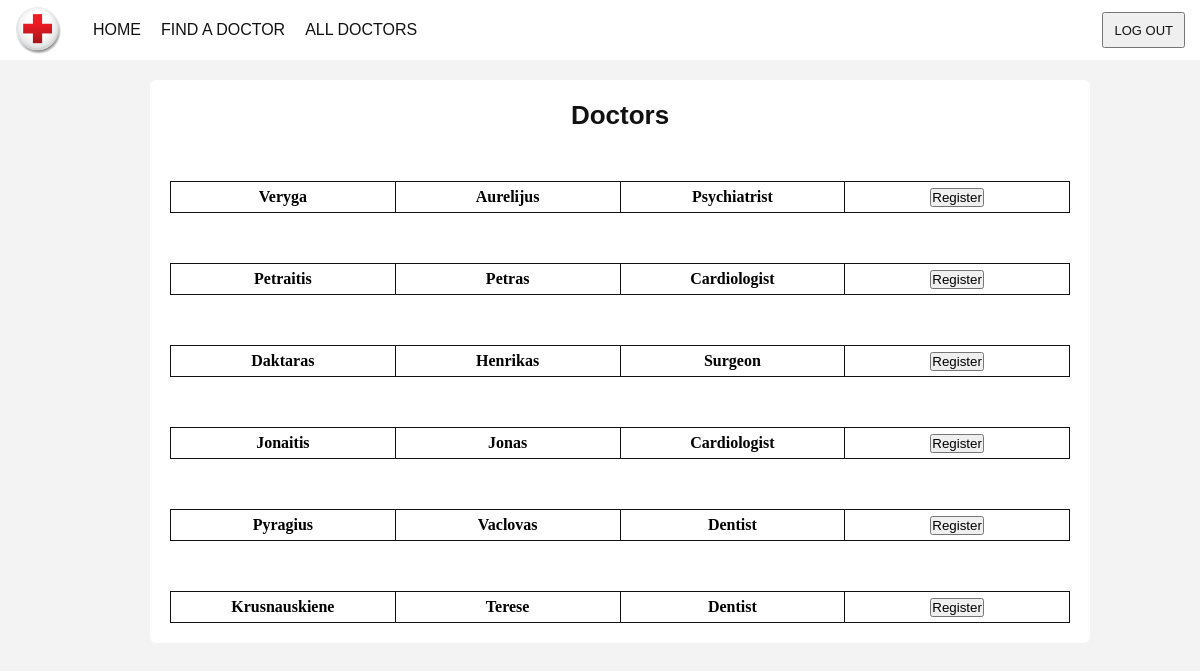
Page /doctors.php (signed in) on the committed database.
### tables this page shows
CREATE TABLE `doctors` (
  `doc_id` int(11) NOT NULL,
  `fname` text NOT NULL,
  `lname` text NOT NULL,
  `password` varchar(255) NOT NULL,
  `profession` text NOT NULL
);

### web/doctors.php (the view)
<?php
  require "header.php";
  require "includes/dbh.inc.php";
?>
    <main>
      <div class="wrapper-main">
          <section class="section-default">
              <h1>Doctors</h1>
    <?php
    if (isset($_SESSION['user'])) {
        $sql = "SELECT doc_id, lname, fname, profession FROM doctors;";
        $res=$conn->query($sql);
        while($row=$res->fetch_assoc()){
            echo '
            <table>
            <tr>
            <th>'.$row['lname'].'</th>
            <th>'.$row['fname'].'</th>
            <th>'.$row['profession'].'</th>
            <th>
                <form action="register.php" method="post">
                <input type="hidden" name="doc_id" value="'.$row['doc_id'].'">
                <input type="submit" name="register" value="Register" />
                </form>
            </th>
            </tr>
            </table>';
        }
    }
    ?>
          </section>
      </div>
    </main>
<?php
  require "footer.php";
?>

### web/header.php (shortened to what this page needs)
<!DOCTYPE html>
<html>
  <head>
    <link rel="stylesheet" href="style.css">
  </head>
  <body>
    <header>
      <nav class="nav-header-main">
        <a class="header-logo" href="index.php">
          <img src="img/logo.png">
        </a>
        <ul>
          <li><a href="index.php">Home</a></li>
          <?php
          if (isset($_SESSION['doctor'])) {
            echo '<li><a href="panel.php">Panel</a></li>';
            echo '<li><a href="calendar.php">Calendar</a></li>';
          }
          elseif (isset($_SESSION['user'])) {
            echo '<li><a href="search.php">Find a doctor</a></li>';
            echo '<li><a href="doctors.php">All doctors</a></li>';
          }
          ?>
        </ul>
      </nav>
      <div class="header-login">
        <?php
        if (!isset($_SESSION['id'])) {
          echo '<form action="includes/login.inc.php" method="post">
            <input type="text" name="ssn" placeholder="SSN">
            <input type="password" name="pwd" placeholder="Password">
            <button type="submit" name="login-submit">Login</button>
          </form>
          <a href="signup.php" class="header-signup">Sign up</a>
          <a href="doclogin.php" class="header-signup">Doctor</a>';
        }
        else if (isset($_SESSION['id'])) {
          echo '<form action="includes/logout.inc.php" method="post">
            <button type="submit" name="login-submit">Log out</button>
          </form>';
        }
        ?>
      </div>
    </header>

### web/footer.php (shortened to what this page needs)
</body>
</html>

### web/style.css (style rules this page uses)
* { margin: 0; padding: 0; text-decoration: none; }
body { background-color: #F3F3F3; }
.wrapper-main { width: 900px; margin: 0 auto; }
header { width: calc(100% - 30px); height: 60px; padding: 0 15px; background-color: #FFF; display: flex; flex-direction: row; justify-content: space-between; align-items: center; }
.nav-header-main { height: 80%; display: flex; flex-direction: row; }
.header-logo { width: 48px; padding-right: 20px; }
.nav-header-main img { height: 100%; }
.nav-header-main ul { height: 100%; }
.nav-header-main ul li { list-style: none; float: left; height: 100%; }
.nav-header-main ul li a { display: block; height: 100%; padding: 0 10px; border-radius: 6px; line-height: 48px; font-family: arial; font-size: 16px; color: #111; text-transform: uppercase; }
.header-login { height: 60%; display: flex; flex-direction: row; }
.header-login form { height: 100%; }
button { height: 100%; padding: 0 10px; margin-left: 8px; font-size: 13px; color: #111; text-transform: uppercase; text-align: center; }
main { padding-top: 20px; }
.section-default { width: 100%; padding: 20px; border-radius: 6px; background-color: #FFF; }
h1 { text-align: center; font-size: 26px; font-family: arial; color: #111; }
table { width: 100%; margin-top: 50px; border-collapse: collapse; table-layout: fixed; }
table, th, td { border: 1.5px solid #111; }
th { height: 30px; text-align: center; }

### rows in the picture
doctors: lname "Veryga", fname "Aurelijus", profession "Psychiatrist"
doctors: lname "Petraitis", fname "Petras", profession "Cardiologist"
doctors: lname "Daktaras", fname "Henrikas", profession "Surgeon"
doctors: lname "Jonaitis", fname "Jonas", profession "Cardiologist"
doctors: lname "Pyragius", fname "Vaclovas", profession "Dentist"
doctors: lname "Krusnauskiene", fname "Terese", profession "Dentist"
